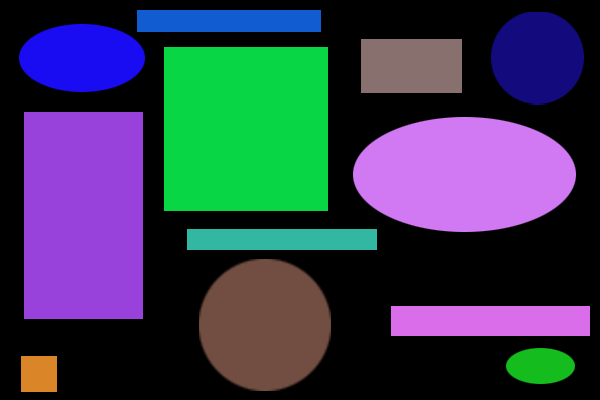
#> input picture Codes/Materials/shapes.png, 600 x 400 px
$ python '1.0 Contours.py'   (older library calls are emulated)
#> lines starting #> are read from the running program, lines starting #| are printed output that depends on the picture; after the words box and inside, x2 and y2 are one past the last pixel; in counts of white or black regions, pixels touching at a corner belong together
import cv2

img=cv2.imread('Materials/shapes.png')
#> img is the input picture: shape (400, 600, 3); mean B, G, R 79.6, 58, 52.9
gray=cv2.cvtColor(img,cv2.COLOR_BGR2GRAY)
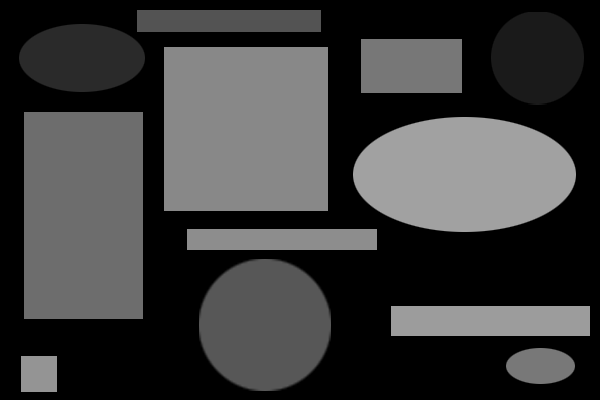
#> gray: shape (400, 600); min 0, max 161, mean 58.9
ret,thresh=cv2.threshold(gray,50,255,cv2.THRESH_BINARY)
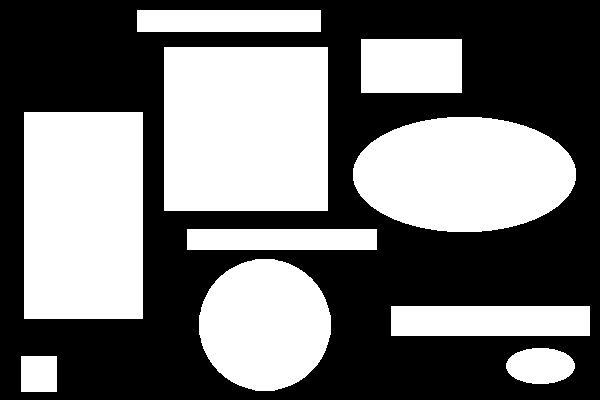
#> thresh: shape (400, 600); 45.1% white; 10 white regions

ret,contours,hierachy=cv2.findContours(thresh,cv2.RETR_TREE,cv2.CHAIN_APPROX_SIMPLE)
#> contours = 10 contours; largest, box (x1, y1, x2, y2) and area: (164, 47, 328, 211) 26569, (24, 112, 143, 319) 24308, (353, 117, 576, 232) 20010, (199, 259, 331, 391) 13458, (391, 306, 590, 336) 5742

##cnt=contours[0]
##
##print(cnt.shape)
##print(cnt)

for cnt in contours:

    for val in cnt:

        (x,y)=val[0]
        cv2.circle(img,(x,y),5,(0,255,255),-1)
#> this loop made 10 passes
#> cnt on passes 1, 3, 5, 7, 8, 9, 10: [[21, 356], [21, 391], [56, 391], [56, 356]], [[391, 306], [391, 335], [589, 335], [589, 306]], [[187, 229], [187, 249], [376, 249], [376, 229]], [[24, 112], [24, 318], [142, 318], [142, 112]], [[164, 47], [164, 210], [327, 210], [327, 47]], [[361, 39], [361, 92], [461, 92], [461, 39]], [[137, 10], [137, 31], [320, 31], [320, 10]]
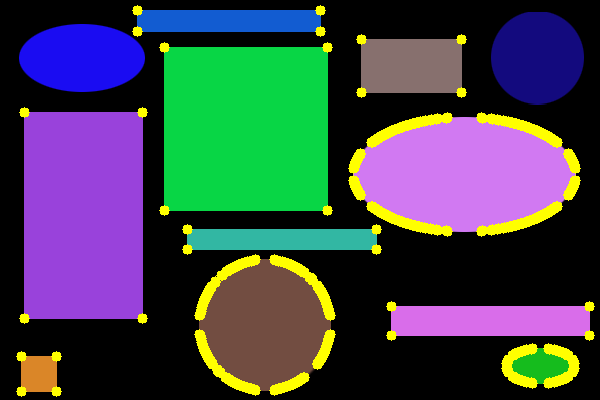
#> img: shape (400, 600, 3); 5.14% of pixels changed, all inside (x1, y1, x2, y2) = (16, 5, 595, 397)

#cv2.drawContours(img,[cnt],0,(0,255,0),3)

cv2.imshow('IMG',img)
#cv2.imshow('GRAY',gray)
#cv2.imshow('THRESH',thresh)

$ run again, with Codes/Materials/1jXgB.png copied over Codes/Materials/shapes.png
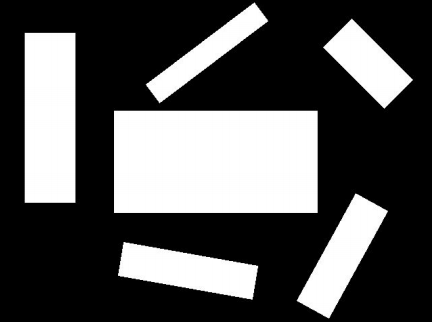
#> input picture Codes/Materials/1jXgB.png, 433 x 322 px
#> img is the input picture: shape (322, 433, 3); min 0, max 255, mean 83.4
#> `ret,thresh=cv2.threshold(gray,50,255,cv2.THRESH_BINARY)`:
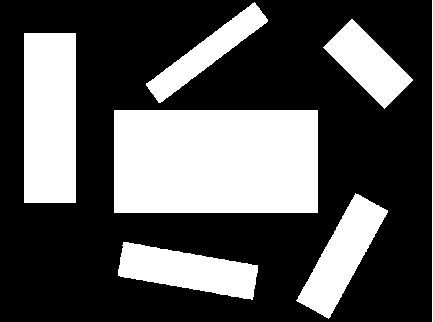
#> thresh: shape (322, 433); 33.3% white; 7 white regions
#> contours = 7 contours, 1 with area under 20; largest, box (x1, y1, x2, y2) and area: (114, 110, 318, 213) 20706, (24, 33, 76, 203) 8619, (118, 242, 258, 300) 4628, (296, 193, 388, 319) 4487, (323, 19, 413, 109) 3476, (146, 2, 268, 103) 3140
#> the loop `for cnt in contours: ` made 7 passes
#> cnt on passes 3, 4, 7: [[114, 110], [114, 212], [317, 212], [317, 110]], [[24, 33], [24, 202], [75, 202], [75, 33]], [[432, 0], [432, 321]]
#> after the loop `for cnt in contours:`:
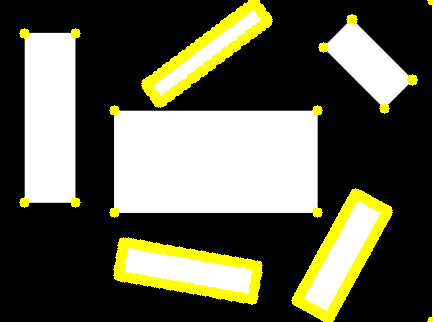
#> img: shape (322, 433, 3); 8% of pixels changed, all inside (x1, y1, x2, y2) = (19, 0, 433, 322)
